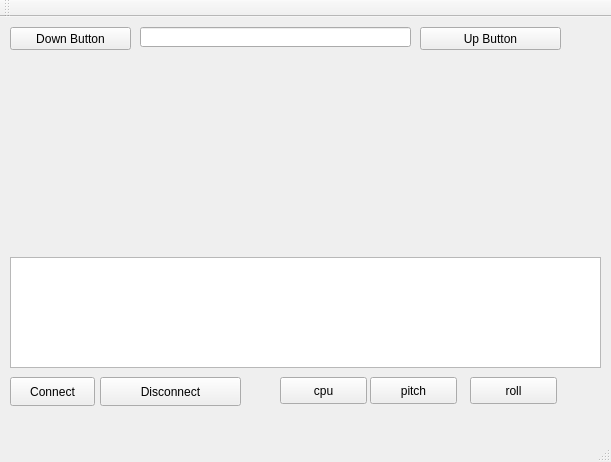
<?xml version="1.0" encoding="UTF-8"?>
<ui version="4.0">
 <class>MainWindow</class>
 <widget class="QMainWindow" name="MainWindow">
  <property name="geometry">
   <rect>
    <x>0</x>
    <y>0</y>
    <width>611</width>
    <height>462</height>
   </rect>
  </property>
  <property name="windowTitle">
   <string>MainWindow</string>
  </property>
  <widget class="QWidget" name="centralWidget">
   <widget class="QPushButton" name="upButton">
    <property name="geometry">
     <rect>
      <x>420</x>
      <y>10</y>
      <width>141</width>
      <height>23</height>
     </rect>
    </property>
    <property name="text">
     <string>Up Button</string>
    </property>
   </widget>
   <widget class="QLineEdit" name="outputEdit">
    <property name="geometry">
     <rect>
      <x>140</x>
      <y>10</y>
      <width>271</width>
      <height>20</height>
     </rect>
    </property>
    <property name="readOnly">
     <bool>true</bool>
    </property>
   </widget>
   <widget class="QCustomPlot" name="customPlot" native="true">
    <property name="geometry">
     <rect>
      <x>10</x>
      <y>40</y>
      <width>591</width>
      <height>191</height>
     </rect>
    </property>
   </widget>
   <widget class="QPushButton" name="downButton">
    <property name="geometry">
     <rect>
      <x>10</x>
      <y>10</y>
      <width>121</width>
      <height>23</height>
     </rect>
    </property>
    <property name="text">
     <string>Down Button</string>
    </property>
   </widget>
   <widget class="QPlainTextEdit" name="outputText">
    <property name="geometry">
     <rect>
      <x>10</x>
      <y>240</y>
      <width>591</width>
      <height>111</height>
     </rect>
    </property>
    <property name="centerOnScroll">
     <bool>true</bool>
    </property>
   </widget>
   <widget class="QPushButton" name="connectButton">
    <property name="geometry">
     <rect>
      <x>10</x>
      <y>360</y>
      <width>85</width>
      <height>29</height>
     </rect>
    </property>
    <property name="text">
     <string>Connect</string>
    </property>
   </widget>
   <widget class="QPushButton" name="disconnectButton">
    <property name="geometry">
     <rect>
      <x>100</x>
      <y>360</y>
      <width>141</width>
      <height>29</height>
     </rect>
    </property>
    <property name="text">
     <string>Disconnect</string>
    </property>
   </widget>
   <widget class="QPushButton" name="cpuButton">
    <property name="geometry">
     <rect>
      <x>280</x>
      <y>360</y>
      <width>87</width>
      <height>27</height>
     </rect>
    </property>
    <property name="text">
     <string>cpu</string>
    </property>
   </widget>
   <widget class="QPushButton" name="pitchButton">
    <property name="geometry">
     <rect>
      <x>370</x>
      <y>360</y>
      <width>87</width>
      <height>27</height>
     </rect>
    </property>
    <property name="text">
     <string>pitch</string>
    </property>
   </widget>
   <widget class="QPushButton" name="rollButton">
    <property name="geometry">
     <rect>
      <x>470</x>
      <y>360</y>
      <width>87</width>
      <height>27</height>
     </rect>
    </property>
    <property name="text">
     <string>roll</string>
    </property>
   </widget>
  </widget>
  <widget class="QMenuBar" name="menuBar">
   <property name="geometry">
    <rect>
     <x>0</x>
     <y>0</y>
     <width>611</width>
     <height>24</height>
    </rect>
   </property>
  </widget>
  <widget class="QToolBar" name="mainToolBar">
   <attribute name="toolBarArea">
    <enum>TopToolBarArea</enum>
   </attribute>
   <attribute name="toolBarBreak">
    <bool>false</bool>
   </attribute>
  </widget>
  <widget class="QStatusBar" name="statusBar"/>
 </widget>
 <layoutdefault spacing="6" margin="11"/>
 <customwidgets>
  <customwidget>
   <class>QCustomPlot</class>
   <extends>QWidget</extends>
   <header>qcustomplot.h</header>
   <container>1</container>
  </customwidget>
 </customwidgets>
 <resources/>
 <connections/>
</ui>
